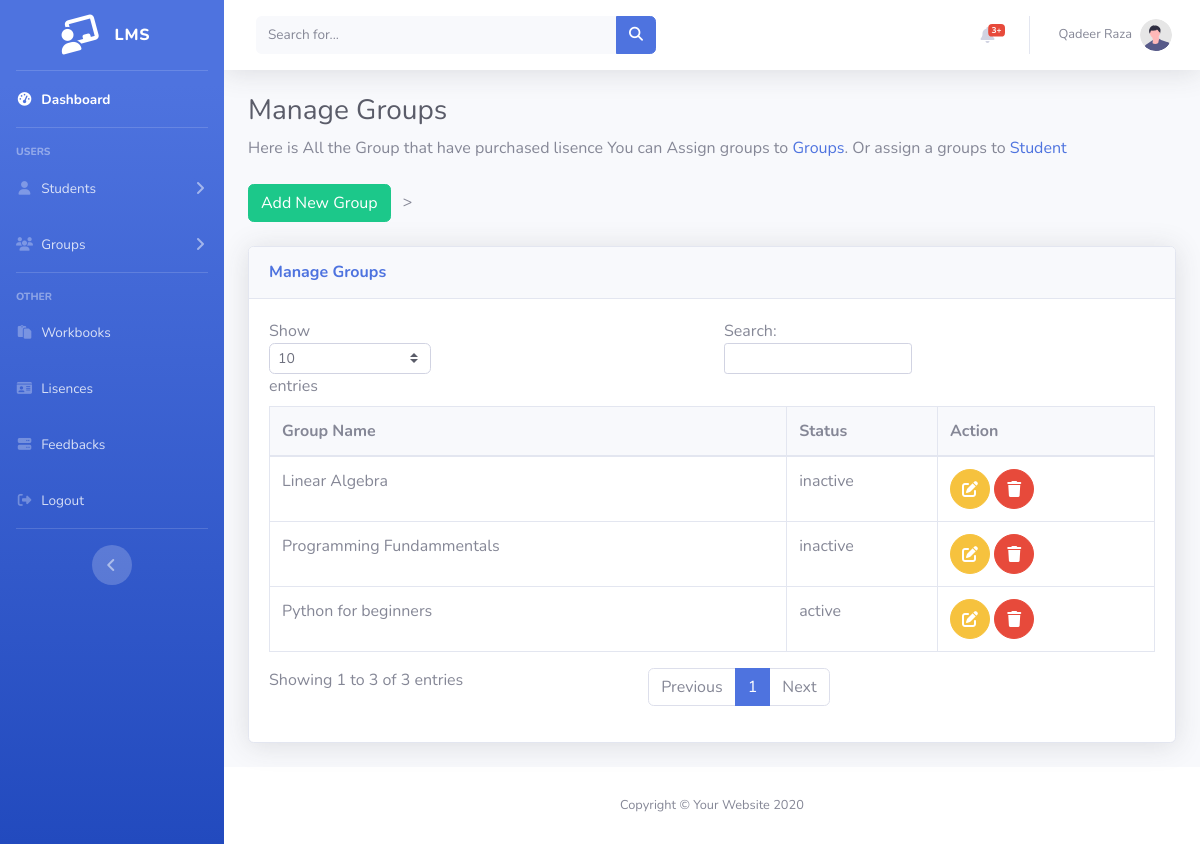
Page /Instructor/groups.php (signed in) on the committed database.
### tables this page shows
CREATE TABLE `groups` (
  `id` int(11) NOT NULL,
  `name` varchar(30) NOT NULL,
  `iid` int(11) NOT NULL,
  `status` varchar(20) NOT NULL
);

### Instructor/groups.php (the view, shortened to what this page needs)
<?php session_start();
include "../db.php";
include "layout/header.php";
$email=$_SESSION['email'];
$data2 = mysqli_query($conn, "SELECT * FROM instructor where email='$email'");
$output2 = mysqli_fetch_assoc($data2);
$iid=$output2['id'];
$data = mysqli_query($conn, "SELECT * FROM groups WHERE iid='$iid'");
$output = mysqli_fetch_all($data,MYSQLI_ASSOC);
?>
<body id="page-top">
<div id="wrapper">
<?php include "layout/sidebar.php";?>
    <div id="content-wrapper" class="d-flex flex-column">
        <div id="content">
        <?php include "layout/topbar.php";?>
    <div class="container-fluid">
<h1 class="h3 mb-2 text-gray-800">Manage Groups</h1>
<p class="mb-4">Here is All the Group that have purchased lisence You can  Assign groups to<a
        href="Groups.php"> Groups</a>. Or assign a groups to <a   href="Groups.php">Student </a></p>
<button class='btn btn-success mr-2'  data-toggle="modal" data-target="#AddempModal">Add New Group</button> ><br><br>
<div class="card shadow mb-4">
    <div class="card-header py-3">
        <h6 class="m-0 font-weight-bold text-primary">Manage Groups</h6>
    </div>
    <div class="card-body">
        <div class="table-responsive">
            <table class="table table-bordered" id="dataTable" width="100%" cellspacing="0">
                <thead>
                    <tr class='bg-light '>
                        <th> Group Name</th>
                        <th>Status</th>
                        <th>Action</th>
                    </tr>
                </thead>
                <tbody>
                    <?php foreach($output as $out) {?>
                    <tr>
                        <td><?php echo $out['name']?></td>
                        <td><?php echo $out['status']?></td>
                        <td>  <a class="btn btn-warning btn-circle"  onclick="GetEModal('<?php echo $out['id']?>','<?php echo $out['name']?>','<?php echo $out['status']?>'
                             )" data-toggle="modal" data-target="#editModal">
                                        <i class="fas fa-edit"></i>
                          </a>
                          <a href=""  class="btn btn-danger btn-circle" data-toggle="modal" data-target="#delModal">
                                        <i class="fas fa-trash"></i>
                          </a></td>
     <?php }?>
    </tr>
                </tbody>
            </table>
        </div>
    </div>
</div>
</div>
</div>
<?php include "layout/footer.php"?>

### rows in the picture
groups: name "Linear Algebra", status "inactive"
groups: name "Programming Fundammentals", status "inactive"
groups: name "Python for beginners", status "active"

### other values in the picture
$_SESSION['name'] "Qadeer Raza"
